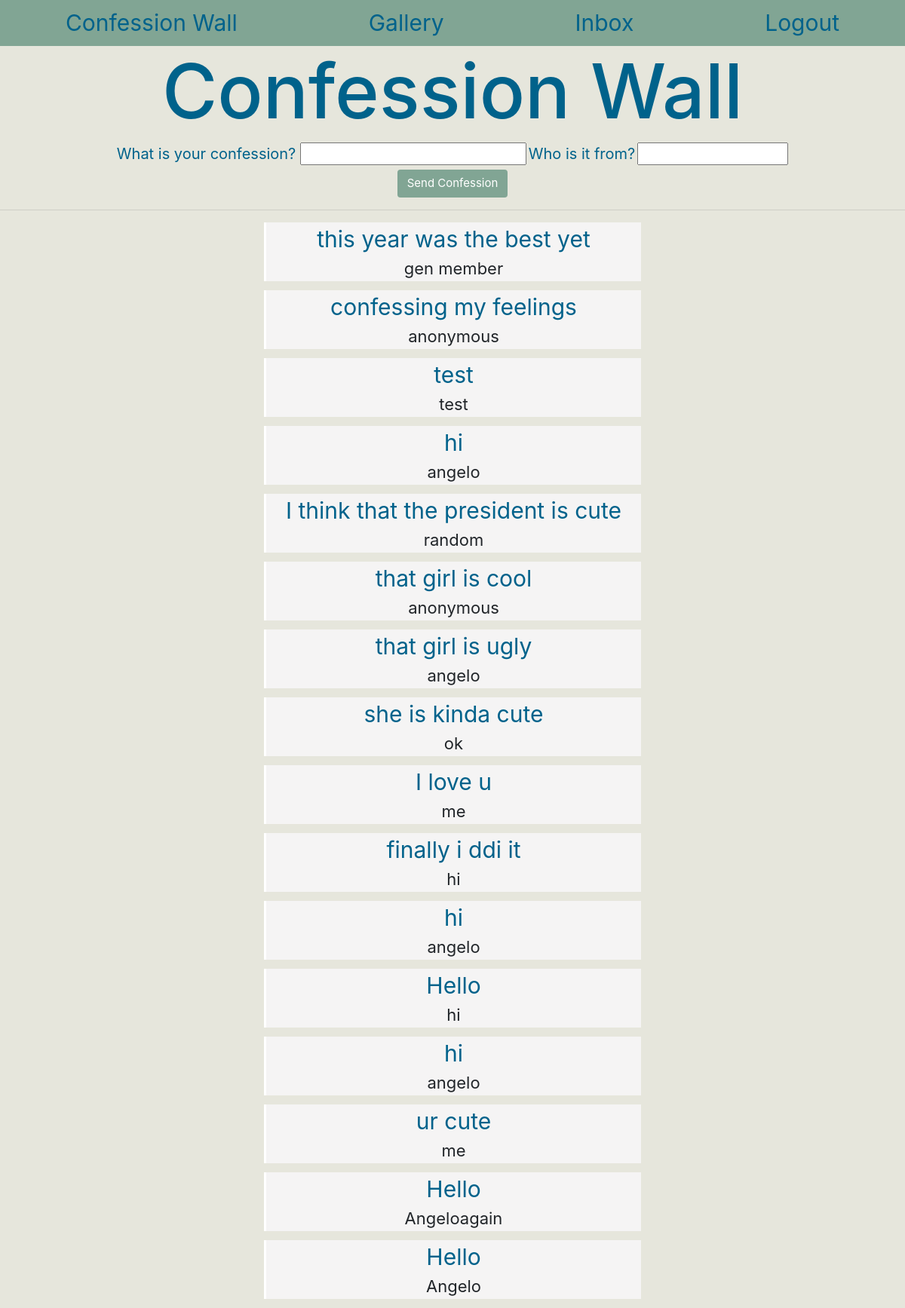
/confessionWall (signed in), run on the app's committed database.
### app_folder/models.py (models this page shows)
class Confession(db.Model):
    id = db.Column(db.Integer, primary_key=True)
    confessionMessage = db.Column(db.String(512), index=True)
    confessionFrom = db.Column(db.String(64), index=True)

### app_folder/routes.py (the view)
@app.route("/confessionWall", methods=['GET','POST'])
@login_required
def confessionwall():
    form = ConfessionForm()
    Allconfessions = Confession.query.all()
    if not current_user.is_authenticated:
        return redirect("/home")
    if form.validate_on_submit():
        confession = Confession(confessionMessage = form.confessionMessage.data, confessionFrom = form.confessionFrom.data)
        db.session.add(confession)
        db.session.commit()
        return redirect("/confessionWall")
    return render_template('confessionWall.html', title="Confession", form=form, Allconfessions = Allconfessions)

### app_folder/forms.py
class ConfessionForm(FlaskForm):
    confessionMessage = StringField('What is your confession?', validators=[DataRequired()])
    confessionFrom = StringField('Who is it by', validators=[DataRequired()])
    submit = SubmitField( 'Post Confession')

### app_folder/routes.py (called while the page is built)
@login.user_loader
def load_user(user_id):
    return User.query.get(int(user_id))

### app_folder/templates/confessionWall.html (shortened to what this page needs)
{% extends "base.html" %}
{% block confession %}
<div class="center">
    <h1> Confession Wall</h1>
</div>
<div>
    <form action="" method= "post">
        <div id="confessionForm">
            <a id="confMessageLabel"> What is your confession? </a>
                {{ form.confessionMessage(size=512, id='confMessage')}}
            <a id="confMessageLabel2">  Who is it from?</a>
                {{ form.confessionFrom(size=64, id='confFrom')}}
                <div>
                    <button id="submitConf" class="btn submit"> Send Confession </button>
                </div>
        </div>
    </form>
</div>
<hr>
<div>
    <div>
        {% for conf in range(Allconfessions|length-1,-1,-1) %}
        <div class="EachConfession">
            <div class="confessionMessage">
                <a> {{ Allconfessions[conf].confessionMessage }} </a>
            </div>
            <div class="confessionFrom">
                <a> {{ Allconfessions[conf].confessionFrom }}</a>
            </div>
        </div>
        {% endfor %}
    </div>
</div>
{% endblock %}

### app_folder/templates/base.html (shortened to what this page needs)
<!DOCTYPE html>
<html lang="en">
  <head>
       <link rel="stylesheet" href="https://stackpath.bootstrapcdn.com/bootstrap/4.4.1/css/bootstrap.min.css">
       <link rel= "stylesheet" type= "text/css" href= "{{ url_for('static',filename='styles/base.css') }}">
       <link rel= "stylesheet" type= "text/css" href= "{{ url_for('static',filename='styles/envelope.css') }}">
       <link rel= "stylesheet" type= "text/css" href= "{{ url_for('static',filename='styles/home.css') }}">
       <link rel= "stylesheet" type= "text/css" href= "{{ url_for('static',filename='styles/gallery.css') }}">
       <link rel= "stylesheet" type= "text/css" href= "{{ url_for('static',filename='styles/confessionWall.css') }}">
    </head>
    <body>
        <div>
            {% if current_user.is_anonymous %}
            {% else %}
            <nav class="nav nav-pills nav-fill">
                <a class="nav-item nav-link" href="{{ url_for('confessionwall') }}">Confession Wall</a>
                <a class="nav-item nav-link" href="{{ url_for('gallery') }}">Gallery</a>
                <a class="nav-item nav-link" href="{{ url_for('inbox') }}">Inbox</a>
                <a class="nav-item nav-link" href="{{ url_for('logout') }}">Logout</a>
              </nav>
            {% endif %}
        </div>
        {% block confession %}{% endblock %}
    </body>
</html>

### app_folder/static/styles/base.css (style rules this page uses)
body { background-color: #E6E6DC; font-size: 10px }
h1 { color: #00628B; font-size: 10em; }
a { color: #00628B; }
.center { text-align: center; }
input { text-align: center; color: #798992; height: 100px; width: 500px; font-size: 8em; }
.nav { font-size: 3em; background-color: #81A594; }
.submit { margin-top: 30px; background-color: #81A594; color: white; font-size: 4em; }

### app_folder/static/styles/envelope.css (style rules this page uses)
* { margin: 0; padding: 0; }

### app_folder/static/styles/confessionWall.css (style rules this page uses)
#confessionForm { text-align:center; }
#confMessageLabel { font-size:2em; color: #00628B; }
#confMessageLabel2 { font-size: 2em; color: #00628B; }
#confMessage { height: 30px; width: 300px; font-size: 2em; }
#confFrom { height: 30px; font-size: 2em; width: 200px; }
#submitConf { margin-top: .5%; font-size: 1.5em; }
.EachConfession { width: 500px; text-align:center; border-left: solid white; margin-bottom: 1%; background-color: #f5f4f4; margin-left: auto; margin-right: auto; }
.confessionMessage { font-size: 3em; color: #00628B; }
.confessionFrom { font-size: 2.2em; }

### data on the page
Confession: confessionMessage "this year was the best yet", confessionFrom "gen member"
Confession: confessionMessage "confessing my feelings", confessionFrom "anonymous"
Confession: confessionMessage "test", confessionFrom "test"
Confession: confessionMessage "hi", confessionFrom "angelo"
Confession: confessionMessage "I think that the president is cute", confessionFrom "random"
Confession: confessionMessage "that girl is cool", confessionFrom "anonymous"
Confession: confessionMessage "that girl is ugly", confessionFrom "angelo"
Confession: confessionMessage "she is kinda cute", confessionFrom "ok"
Confession: confessionMessage "I love u", confessionFrom "me"
Confession: confessionMessage "finally i ddi it", confessionFrom "hi"
Confession: confessionMessage "hi", confessionFrom "angelo"
Confession: confessionMessage "Hello", confessionFrom "hi"
Confession: confessionMessage "hi", confessionFrom "angelo"
Confession: confessionMessage "ur cute", confessionFrom "me"
Confession: confessionMessage "Hello", confessionFrom "Angeloagain"
Confession: confessionMessage "Hello", confessionFrom "Angelo"
